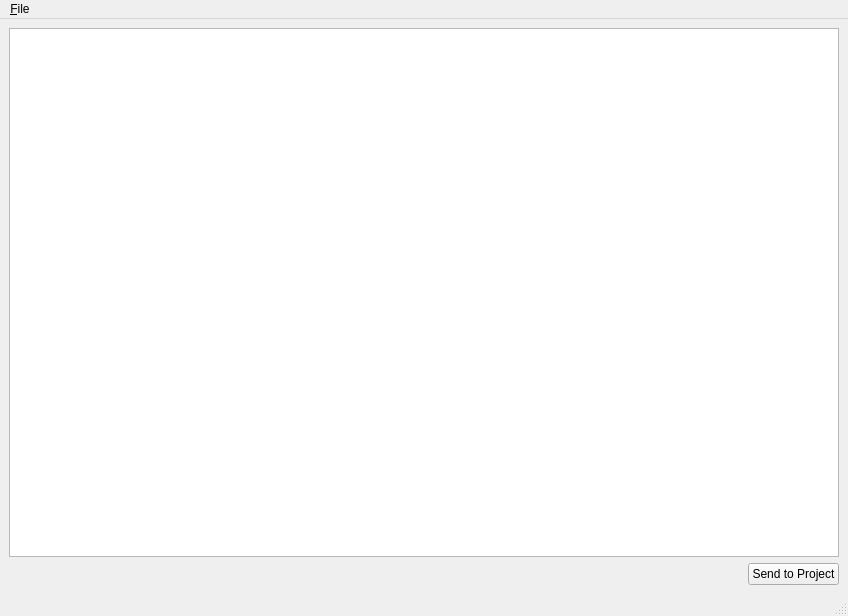
<?xml version="1.0" encoding="UTF-8"?>
<ui version="4.0">
 <class>OPLImportDialog</class>
 <widget class="QMainWindow" name="OPLImportDialog">
  <property name="geometry">
   <rect>
    <x>0</x>
    <y>0</y>
    <width>848</width>
    <height>616</height>
   </rect>
  </property>
  <property name="windowTitle">
   <string>Import FM Patches</string>
  </property>
  <widget class="QWidget" name="centralwidget">
   <layout class="QGridLayout" name="gridLayout">
    <item row="0" column="0" colspan="2">
     <widget class="TableView" name="patchTableView"/>
    </item>
    <item row="1" column="0">
     <spacer name="horizontalSpacer">
      <property name="orientation">
       <enum>Qt::Horizontal</enum>
      </property>
      <property name="sizeHint" stdset="0">
       <size>
        <width>731</width>
        <height>20</height>
       </size>
      </property>
     </spacer>
    </item>
    <item row="1" column="1">
     <widget class="QPushButton" name="sendButton">
      <property name="text">
       <string>Send to Project</string>
      </property>
     </widget>
    </item>
   </layout>
  </widget>
  <widget class="QMenuBar" name="menubar">
   <property name="geometry">
    <rect>
     <x>0</x>
     <y>0</y>
     <width>848</width>
     <height>20</height>
    </rect>
   </property>
   <widget class="QMenu" name="menu_File">
    <property name="title">
     <string>&amp;File</string>
    </property>
    <addaction name="actionOpen"/>
    <addaction name="actionSave"/>
    <addaction name="actionSaveAll"/>
    <addaction name="separator"/>
    <addaction name="actionClose"/>
   </widget>
   <addaction name="menu_File"/>
  </widget>
  <widget class="QStatusBar" name="statusbar"/>
  <action name="actionOpen">
   <property name="text">
    <string>&amp;Open</string>
   </property>
  </action>
  <action name="actionSave">
   <property name="text">
    <string>&amp;Save</string>
   </property>
  </action>
  <action name="actionSaveAll">
   <property name="text">
    <string>Save &amp;All</string>
   </property>
  </action>
  <action name="actionClose">
   <property name="text">
    <string>&amp;Close</string>
   </property>
  </action>
 </widget>
 <customwidgets>
  <customwidget>
   <class>TableView</class>
   <extends>QTableView</extends>
   <header>fmimport/tableview.h</header>
  </customwidget>
 </customwidgets>
 <resources/>
 <connections/>
</ui>
